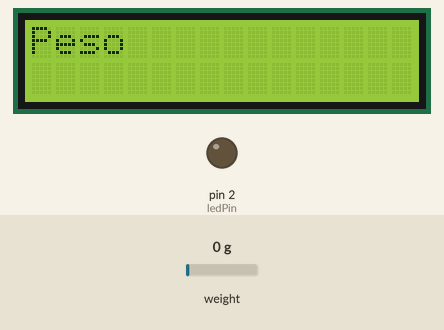
Simulated run of this sketch. Board: Arduino Uno, built with avr-gcc and run on an emulated ATmega328P. Shown: 16×2 character LCD, output pins drawn as LEDs (lit = HIGH). The inputs (shaded band) are chosen by the test bench; at power-on: weight on the scale 0 g. What the sketch prints to the serial monitor is not drawn.

Above: at 2.7 s.
2.8 s: weight on the scale set to 1949 g
At 3.8 s:
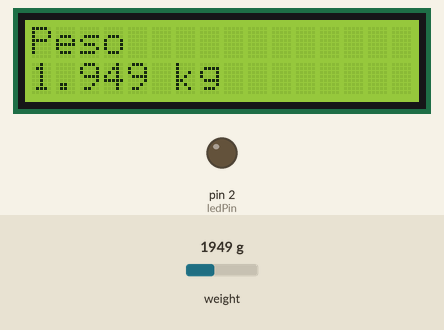
6.4 s: weight on the scale set to 2069 g
At 9.8 s:
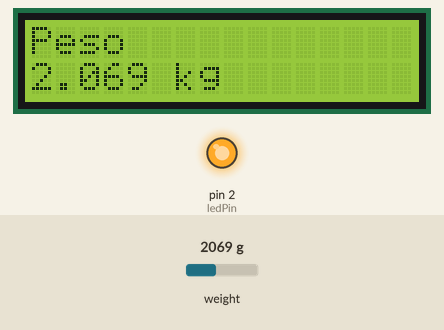
10.0 s: weight on the scale set to 100 g
At 13.7 s:
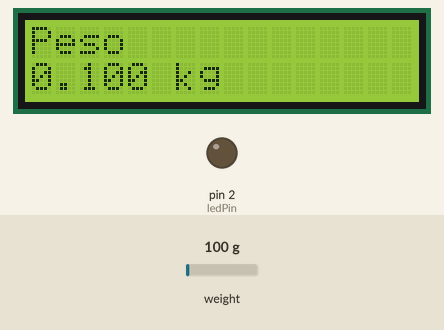
Timing chart, 0 to 15.2 s (numbered marks = the images above; inputs shaded):
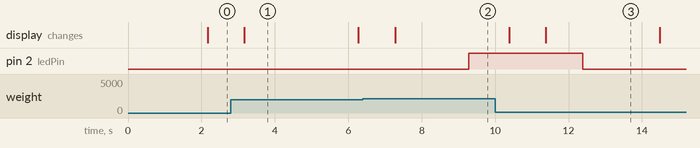

Measured:
- the behaviour switches between 2000 and 2001 g on weight on the scale (found by bisection; images 1 and 2)
- after the input at 2.8 s, the display: changes after 0.37 s (image 1)
- after the input at 6.4 s, pin 2 (ledPin): LOW → HIGH after 2.9 s; the display: changes after 0.88 s (image 2)
- after the input at 10.0 s, pin 2 (ledPin): HIGH → LOW after 2.4 s; the display: first differs from a run without the input after 1.4 s (image 3)
- what the display in image 1 shows lasts 3.1 s, from 3.2 s to 6.3 s

The sketch:

Balanca_Divino_Gramas_LCD_1.0_OK_TCC.ino
```cpp
#include <HX711.h>

// HX711.DOUT  - pin #A1
// HX711.PD_SCK - pin #A0

HX711 scale(A1, A0);    // parameter "gain" is ommited; the default value 128 is used by the library

#include <LiquidCrystal.h>
/*
Pinos LCD  --> Pinos Arduino
_-_-_-_-_-_-_-_-_-_-_-_-_-_-_-
LCD pin 4 RS --> pin 8
LCD pin 6 E --> pin 7
LCD pin 11 DB4 --> pin 6
LCD pin 12 DB5 --> pin 5
LCD pin 13 DB6 --> pin 4
LCD pin 17 DB7 --> pin 3
*/
LiquidCrystal lcd(8, 7, 6, 5, 4, 3);
//LiquidCrystal lcd(8, 9, 10, 11, 12, 13);

int ledPin = 2;

void setup() {
  pinMode(ledPin, OUTPUT);
  Serial.begin(115200);
  lcd.begin(16, 2);
  Serial.println("ARGUARDE INICIANDO BANLANCA");
  Serial.println("CONFIGURANDO ESCALA");

  /*      * * * * * * * * * * * * *
  calibra * kg -> scale.set_scale * Multiplica
          * x ->  Resultado       * Divide
          * * * * * * * * * * * * *

  */
  //scale.set_scale(213154.f);                      // this value is obtained by calibrating the scale with known weights; see the README for details
  scale.set_scale(207701.f);                      // this value is obtained by calibrating the scale with known weights; see the README for details
  scale.tare();               // reset the scale to 0

  Serial.println("HABILITADO PARA PESAR");
}

void loop() {
  Serial.print("one reading:\t");
  Serial.print(scale.get_units(), 1);
  Serial.print("\t| PESO:\t");
  Serial.print(scale.get_units(10), 3);


  lcd.clear();
  lcd.setCursor(0,0);
  lcd.print("Peso ");
  lcd.setCursor(0,1);
  lcd.print(scale.get_units(10), 3);
  lcd.print(" kg ");

  scale.power_down();             // put the ADC in sleep mode
  //delay();
  scale.power_up();

  if (scale.get_units(10)<2){
      digitalWrite(ledPin, LOW);   // Desligado o LED
    }

  if (scale.get_units(10)>2){
      digitalWrite(ledPin, HIGH);   // liga o LED
    }


}
```
